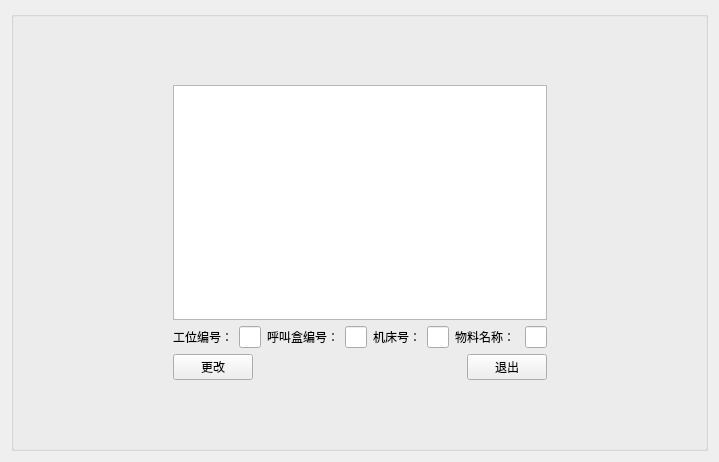
<?xml version="1.0" encoding="UTF-8"?>
<ui version="4.0">
 <class>StationCargoInfoWindow</class>
 <widget class="QWidget" name="StationCargoInfoWindow">
  <property name="geometry">
   <rect>
    <x>0</x>
    <y>0</y>
    <width>719</width>
    <height>462</height>
   </rect>
  </property>
  <property name="windowTitle">
   <string>Form</string>
  </property>
  <layout class="QGridLayout" name="gridLayout">
   <item row="0" column="0">
    <widget class="QGroupBox" name="groupBox">
     <property name="title">
      <string/>
     </property>
     <layout class="QVBoxLayout" name="verticalLayout_2" stretch="1,5,1">
      <item>
       <spacer name="verticalSpacer">
        <property name="orientation">
         <enum>Qt::Vertical</enum>
        </property>
        <property name="sizeHint" stdset="0">
         <size>
          <width>20</width>
          <height>54</height>
         </size>
        </property>
       </spacer>
      </item>
      <item>
       <layout class="QHBoxLayout" name="horizontalLayout_3" stretch="1,2,1">
        <item>
         <spacer name="horizontalSpacer_2">
          <property name="orientation">
           <enum>Qt::Horizontal</enum>
          </property>
          <property name="sizeHint" stdset="0">
           <size>
            <width>40</width>
            <height>20</height>
           </size>
          </property>
         </spacer>
        </item>
        <item>
         <layout class="QVBoxLayout" name="verticalLayout">
          <item>
           <widget class="QTableWidget" name="stationCargoTableWidget">
            <property name="selectionBehavior">
             <enum>QAbstractItemView::SelectRows</enum>
            </property>
           </widget>
          </item>
          <item>
           <layout class="QHBoxLayout" name="horizontalLayout">
            <item>
             <widget class="QLabel" name="label_5">
              <property name="text">
               <string>工位编号：</string>
              </property>
             </widget>
            </item>
            <item>
             <widget class="QLineEdit" name="station_lineEdit"/>
            </item>
            <item>
             <widget class="QLabel" name="label_2">
              <property name="text">
               <string>呼叫盒编号：</string>
              </property>
             </widget>
            </item>
            <item>
             <widget class="QLineEdit" name="callBox_lineEdit"/>
            </item>
            <item>
             <widget class="QLabel" name="label_3">
              <property name="text">
               <string>机床号：</string>
              </property>
             </widget>
            </item>
            <item>
             <widget class="QLineEdit" name="board_lineEdit"/>
            </item>
            <item>
             <widget class="QLabel" name="label_4">
              <property name="text">
               <string>物料名称： </string>
              </property>
             </widget>
            </item>
            <item>
             <widget class="QLineEdit" name="cargo_lineEdit"/>
            </item>
           </layout>
          </item>
          <item>
           <layout class="QHBoxLayout" name="horizontalLayout_2" stretch="1,3,1">
            <item>
             <widget class="QPushButton" name="modifyBtn">
              <property name="sizePolicy">
               <sizepolicy hsizetype="Minimum" vsizetype="Preferred">
                <horstretch>0</horstretch>
                <verstretch>0</verstretch>
               </sizepolicy>
              </property>
              <property name="text">
               <string>更改</string>
              </property>
             </widget>
            </item>
            <item>
             <spacer name="horizontalSpacer">
              <property name="orientation">
               <enum>Qt::Horizontal</enum>
              </property>
              <property name="sizeHint" stdset="0">
               <size>
                <width>40</width>
                <height>20</height>
               </size>
              </property>
             </spacer>
            </item>
            <item>
             <widget class="QPushButton" name="cancelBtn">
              <property name="sizePolicy">
               <sizepolicy hsizetype="Minimum" vsizetype="Preferred">
                <horstretch>0</horstretch>
                <verstretch>0</verstretch>
               </sizepolicy>
              </property>
              <property name="text">
               <string>退出</string>
              </property>
             </widget>
            </item>
           </layout>
          </item>
         </layout>
        </item>
        <item>
         <spacer name="horizontalSpacer_3">
          <property name="orientation">
           <enum>Qt::Horizontal</enum>
          </property>
          <property name="sizeHint" stdset="0">
           <size>
            <width>40</width>
            <height>20</height>
           </size>
          </property>
         </spacer>
        </item>
       </layout>
      </item>
      <item>
       <spacer name="verticalSpacer_2">
        <property name="orientation">
         <enum>Qt::Vertical</enum>
        </property>
        <property name="sizeHint" stdset="0">
         <size>
          <width>20</width>
          <height>54</height>
         </size>
        </property>
       </spacer>
      </item>
     </layout>
    </widget>
   </item>
  </layout>
 </widget>
 <resources/>
 <connections/>
</ui>
